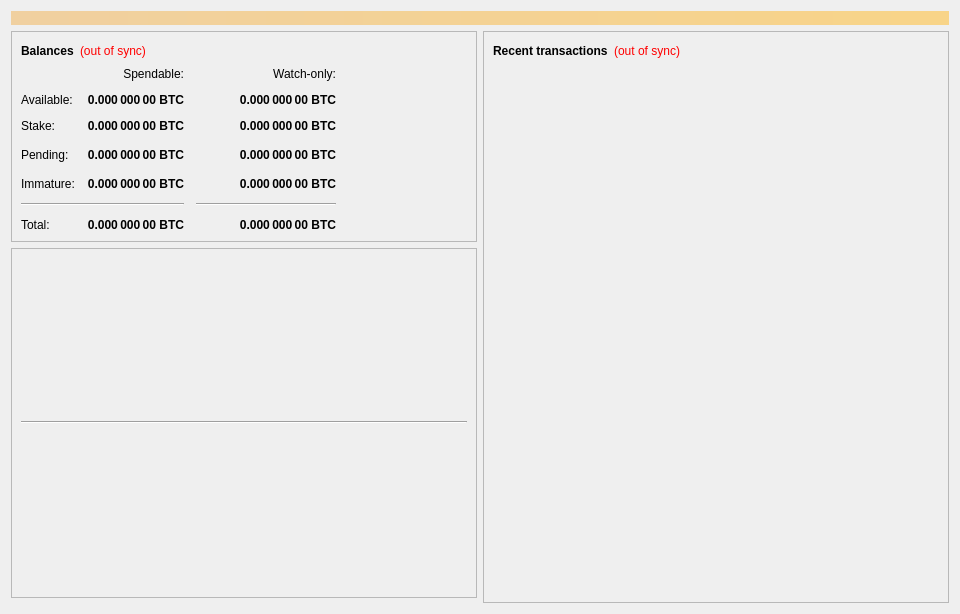
<?xml version="1.0" encoding="UTF-8"?>
<ui version="4.0">
 <class>OverviewPage</class>
 <widget class="QWidget" name="OverviewPage">
  <property name="geometry">
   <rect>
    <x>0</x>
    <y>0</y>
    <width>960</width>
    <height>614</height>
   </rect>
  </property>
  <property name="minimumSize">
   <size>
    <width>960</width>
    <height>0</height>
   </size>
  </property>
  <property name="windowTitle">
   <string>Form</string>
  </property>
  <layout class="QVBoxLayout" name="topLayout">
   <item>
    <widget class="QLabel" name="labelAlerts">
     <property name="visible">
      <bool>true</bool>
     </property>
     <property name="styleSheet">
      <string notr="true">background-color: qlineargradient(x1: 0, y1: 0, x2: 1, y2: 0, stop:0 #F0D0A0, stop:1 #F8D488); color:#000000;</string>
     </property>
     <property name="wordWrap">
      <bool>true</bool>
     </property>
     <property name="margin">
      <number>3</number>
     </property>
    </widget>
   </item>
   <item>
    <layout class="QHBoxLayout" name="horizontalLayout" stretch="1,1">
     <item>
      <layout class="QVBoxLayout" name="verticalLayout_2">
       <item>
        <widget class="QFrame" name="frame">
         <property name="frameShape">
          <enum>QFrame::StyledPanel</enum>
         </property>
         <property name="frameShadow">
          <enum>QFrame::Raised</enum>
         </property>
         <layout class="QVBoxLayout" name="verticalLayout_4">
          <item>
           <layout class="QHBoxLayout" name="horizontalLayout_4">
            <item>
             <widget class="QLabel" name="label_5">
              <property name="font">
               <font>
                <weight>75</weight>
                <bold>true</bold>
               </font>
              </property>
              <property name="text">
               <string>Balances</string>
              </property>
             </widget>
            </item>
            <item>
             <widget class="QLabel" name="labelWalletStatus">
              <property name="cursor">
               <cursorShape>WhatsThisCursor</cursorShape>
              </property>
              <property name="toolTip">
               <string>The displayed information may be out of date. Your wallet automatically synchronizes with the Fdel network after a connection is established, but this process has not completed yet.</string>
              </property>
              <property name="styleSheet">
               <string notr="true">QLabel { color: red; }</string>
              </property>
              <property name="text">
               <string notr="true">(out of sync)</string>
              </property>
              <property name="alignment">
               <set>Qt::AlignLeading|Qt::AlignLeft|Qt::AlignVCenter</set>
              </property>
             </widget>
            </item>
            <item>
             <spacer name="horizontalSpacer_3">
              <property name="orientation">
               <enum>Qt::Horizontal</enum>
              </property>
              <property name="sizeHint" stdset="0">
               <size>
                <width>40</width>
                <height>20</height>
               </size>
              </property>
             </spacer>
            </item>
           </layout>
          </item>
          <item>
           <layout class="QGridLayout" name="gridLayout">
            <property name="spacing">
             <number>12</number>
            </property>
            <item row="3" column="2">
             <widget class="QLabel" name="labelWatchPending">
              <property name="font">
               <font>
                <weight>75</weight>
                <bold>true</bold>
               </font>
              </property>
              <property name="cursor">
               <cursorShape>IBeamCursor</cursorShape>
              </property>
              <property name="toolTip">
               <string>Unconfirmed transactions to watch-only addresses</string>
              </property>
              <property name="text">
               <string notr="true">0.000 000 00 BTC</string>
              </property>
              <property name="alignment">
               <set>Qt::AlignRight|Qt::AlignTrailing|Qt::AlignVCenter</set>
              </property>
              <property name="textInteractionFlags">
               <set>Qt::LinksAccessibleByMouse|Qt::TextSelectableByKeyboard|Qt::TextSelectableByMouse</set>
              </property>
             </widget>
            </item>
            <item row="3" column="1">
             <widget class="QLabel" name="labelUnconfirmed">
              <property name="font">
               <font>
                <weight>75</weight>
                <bold>true</bold>
               </font>
              </property>
              <property name="cursor">
               <cursorShape>IBeamCursor</cursorShape>
              </property>
              <property name="toolTip">
               <string>Total of transactions that have yet to be confirmed, and do not yet count toward the spendable balance</string>
              </property>
              <property name="text">
               <string notr="true">0.000 000 00 BTC</string>
              </property>
              <property name="alignment">
               <set>Qt::AlignRight|Qt::AlignTrailing|Qt::AlignVCenter</set>
              </property>
              <property name="textInteractionFlags">
               <set>Qt::LinksAccessibleByMouse|Qt::TextSelectableByKeyboard|Qt::TextSelectableByMouse</set>
              </property>
             </widget>
            </item>
            <item row="4" column="2">
             <widget class="QLabel" name="labelWatchImmature">
              <property name="font">
               <font>
                <weight>75</weight>
                <bold>true</bold>
               </font>
              </property>
              <property name="cursor">
               <cursorShape>IBeamCursor</cursorShape>
              </property>
              <property name="toolTip">
               <string>Mined balance in watch-only addresses that has not yet matured</string>
              </property>
              <property name="text">
               <string notr="true">0.000 000 00 BTC</string>
              </property>
              <property name="alignment">
               <set>Qt::AlignRight|Qt::AlignTrailing|Qt::AlignVCenter</set>
              </property>
              <property name="textInteractionFlags">
               <set>Qt::LinksAccessibleByMouse|Qt::TextSelectableByKeyboard|Qt::TextSelectableByMouse</set>
              </property>
             </widget>
            </item>
            <item row="5" column="0" colspan="2">
             <widget class="Line" name="lineSpendableBalance">
              <property name="orientation">
               <enum>Qt::Horizontal</enum>
              </property>
             </widget>
            </item>
            <item row="5" column="2">
             <widget class="Line" name="lineWatchBalance">
              <property name="sizePolicy">
               <sizepolicy hsizetype="Preferred" vsizetype="Fixed">
                <horstretch>0</horstretch>
                <verstretch>0</verstretch>
               </sizepolicy>
              </property>
              <property name="minimumSize">
               <size>
                <width>140</width>
                <height>0</height>
               </size>
              </property>
              <property name="orientation">
               <enum>Qt::Horizontal</enum>
              </property>
             </widget>
            </item>
            <item row="6" column="0">
             <widget class="QLabel" name="labelTotalText">
              <property name="text">
               <string>Total:</string>
              </property>
             </widget>
            </item>
            <item row="4" column="1">
             <widget class="QLabel" name="labelImmature">
              <property name="font">
               <font>
                <weight>75</weight>
                <bold>true</bold>
               </font>
              </property>
              <property name="cursor">
               <cursorShape>IBeamCursor</cursorShape>
              </property>
              <property name="toolTip">
               <string>Mined balance that has not yet matured</string>
              </property>
              <property name="text">
               <string notr="true">0.000 000 00 BTC</string>
              </property>
              <property name="alignment">
               <set>Qt::AlignRight|Qt::AlignTrailing|Qt::AlignVCenter</set>
              </property>
              <property name="textInteractionFlags">
               <set>Qt::LinksAccessibleByMouse|Qt::TextSelectableByKeyboard|Qt::TextSelectableByMouse</set>
              </property>
             </widget>
            </item>
            <item row="3" column="3">
             <spacer name="horizontalSpacer_2">
              <property name="orientation">
               <enum>Qt::Horizontal</enum>
              </property>
              <property name="sizeHint" stdset="0">
               <size>
                <width>40</width>
                <height>20</height>
               </size>
              </property>
             </spacer>
            </item>
            <item row="4" column="0">
             <widget class="QLabel" name="labelImmatureText">
              <property name="text">
               <string>Immature:</string>
              </property>
             </widget>
            </item>
            <item row="6" column="1">
             <widget class="QLabel" name="labelTotal">
              <property name="font">
               <font>
                <weight>75</weight>
                <bold>true</bold>
               </font>
              </property>
              <property name="cursor">
               <cursorShape>IBeamCursor</cursorShape>
              </property>
              <property name="toolTip">
               <string>Your current total balance</string>
              </property>
              <property name="text">
               <string notr="true">0.000 000 00 BTC</string>
              </property>
              <property name="alignment">
               <set>Qt::AlignRight|Qt::AlignTrailing|Qt::AlignVCenter</set>
              </property>
              <property name="textInteractionFlags">
               <set>Qt::LinksAccessibleByMouse|Qt::TextSelectableByKeyboard|Qt::TextSelectableByMouse</set>
              </property>
             </widget>
            </item>
            <item row="6" column="2">
             <widget class="QLabel" name="labelWatchTotal">
              <property name="font">
               <font>
                <weight>75</weight>
                <bold>true</bold>
               </font>
              </property>
              <property name="cursor">
               <cursorShape>IBeamCursor</cursorShape>
              </property>
              <property name="toolTip">
               <string>Current total balance in watch-only addresses</string>
              </property>
              <property name="text">
               <string notr="true">0.000 000 00 BTC</string>
              </property>
              <property name="alignment">
               <set>Qt::AlignRight|Qt::AlignTrailing|Qt::AlignVCenter</set>
              </property>
              <property name="textInteractionFlags">
               <set>Qt::LinksAccessibleByMouse|Qt::TextSelectableByKeyboard|Qt::TextSelectableByMouse</set>
              </property>
             </widget>
            </item>
            <item row="0" column="2">
             <widget class="QLabel" name="labelWatchonly">
              <property name="text">
               <string>Watch-only:</string>
              </property>
              <property name="alignment">
               <set>Qt::AlignRight|Qt::AlignTrailing|Qt::AlignVCenter</set>
              </property>
             </widget>
            </item>
            <item row="1" column="0">
             <widget class="QLabel" name="labelBalanceText">
              <property name="text">
               <string>Available:</string>
              </property>
             </widget>
            </item>
            <item row="1" column="1">
             <widget class="QLabel" name="labelBalance">
              <property name="font">
               <font>
                <weight>75</weight>
                <bold>true</bold>
               </font>
              </property>
              <property name="cursor">
               <cursorShape>IBeamCursor</cursorShape>
              </property>
              <property name="toolTip">
               <string>Your current spendable balance</string>
              </property>
              <property name="text">
               <string notr="true">0.000 000 00 BTC</string>
              </property>
              <property name="alignment">
               <set>Qt::AlignRight|Qt::AlignTrailing|Qt::AlignVCenter</set>
              </property>
              <property name="textInteractionFlags">
               <set>Qt::LinksAccessibleByMouse|Qt::TextSelectableByKeyboard|Qt::TextSelectableByMouse</set>
              </property>
             </widget>
            </item>
            <item row="2" column="0">
             <widget class="QLabel" name="label_10">
              <property name="text">
               <string>Stake:</string>
              </property>
             </widget>
            </item>
            <item row="2" column="1">
             <widget class="QLabel" name="labelStake">
              <property name="font">
               <font>
                <weight>75</weight>
                <bold>true</bold>
               </font>
              </property>
              <property name="cursor">
               <cursorShape>IBeamCursor</cursorShape>
              </property>
              <property name="toolTip">
               <string>Total of coins that was staked, and do not yet count toward the current balance</string>
              </property>
              <property name="text">
               <string notr="true">0.000 000 00 BTC</string>
              </property>
              <property name="alignment">
               <set>Qt::AlignRight|Qt::AlignTrailing|Qt::AlignVCenter</set>
              </property>
              <property name="textInteractionFlags">
               <set>Qt::LinksAccessibleByMouse|Qt::TextSelectableByKeyboard|Qt::TextSelectableByMouse</set>
              </property>
             </widget>
            </item>
            <item row="2" column="2">
             <widget class="QLabel" name="labelWatchStake">
              <property name="font">
               <font>
                <weight>75</weight>
                <bold>true</bold>
               </font>
              </property>
              <property name="cursor">
               <cursorShape>IBeamCursor</cursorShape>
              </property>
              <property name="toolTip">
               <string>Total of coins that was staked in watch-only addresses, and do not yet count toward the current watch-only balance</string>
              </property>
              <property name="text">
               <string notr="true">0.000 000 00 BTC</string>
              </property>
              <property name="alignment">
               <set>Qt::AlignRight|Qt::AlignTrailing|Qt::AlignVCenter</set>
              </property>
              <property name="textInteractionFlags">
               <set>Qt::LinksAccessibleByMouse|Qt::TextSelectableByKeyboard|Qt::TextSelectableByMouse</set>
              </property>
             </widget>
            </item>
            <item row="1" column="2">
             <widget class="QLabel" name="labelWatchAvailable">
              <property name="font">
               <font>
                <weight>75</weight>
                <bold>true</bold>
               </font>
              </property>
              <property name="cursor">
               <cursorShape>IBeamCursor</cursorShape>
              </property>
              <property name="toolTip">
               <string>Your current balance in watch-only addresses</string>
              </property>
              <property name="text">
               <string notr="true">0.000 000 00 BTC</string>
              </property>
              <property name="alignment">
               <set>Qt::AlignRight|Qt::AlignTrailing|Qt::AlignVCenter</set>
              </property>
              <property name="textInteractionFlags">
               <set>Qt::LinksAccessibleByMouse|Qt::TextSelectableByKeyboard|Qt::TextSelectableByMouse</set>
              </property>
             </widget>
            </item>
            <item row="3" column="0">
             <widget class="QLabel" name="labelPendingText">
              <property name="text">
               <string>Pending:</string>
              </property>
             </widget>
            </item>
            <item row="0" column="1">
             <widget class="QLabel" name="labelSpendable">
              <property name="text">
               <string>Spendable:</string>
              </property>
              <property name="alignment">
               <set>Qt::AlignRight|Qt::AlignTrailing|Qt::AlignVCenter</set>
              </property>
             </widget>
            </item>
           </layout>
          </item>
         </layout>
        </widget>
       </item>
       <item>
        <widget class="QFrame" name="frameDarksend">
         <property name="sizePolicy">
          <sizepolicy hsizetype="Expanding" vsizetype="Expanding">
           <horstretch>0</horstretch>
           <verstretch>0</verstretch>
          </sizepolicy>
         </property>
         <property name="minimumSize">
          <size>
           <width>0</width>
           <height>350</height>
          </size>
         </property>
         <property name="layoutDirection">
          <enum>Qt::LeftToRight</enum>
         </property>
         <property name="styleSheet">
          <string notr="true">background-image: url(:/images/splash);</string>
         </property>
         <property name="frameShape">
          <enum>QFrame::StyledPanel</enum>
         </property>
         <property name="frameShadow">
          <enum>QFrame::Raised</enum>
         </property>
         <layout class="QVBoxLayout" name="verticalLayout_5">
          <item>
           <layout class="QHBoxLayout" name="horizontalLayout_5"/>
          </item>
          <item>
           <widget class="Line" name="lineLastMessage">
            <property name="orientation">
             <enum>Qt::Horizontal</enum>
            </property>
           </widget>
          </item>
         </layout>
        </widget>
       </item>
       <item>
        <spacer name="verticalSpacer">
         <property name="orientation">
          <enum>Qt::Vertical</enum>
         </property>
         <property name="sizeHint" stdset="0">
          <size>
           <width>20</width>
           <height>40</height>
          </size>
         </property>
        </spacer>
       </item>
      </layout>
     </item>
     <item>
      <layout class="QVBoxLayout" name="verticalLayout_3">
       <item>
        <widget class="QFrame" name="frame_2">
         <property name="frameShape">
          <enum>QFrame::StyledPanel</enum>
         </property>
         <property name="frameShadow">
          <enum>QFrame::Raised</enum>
         </property>
         <layout class="QVBoxLayout" name="verticalLayout">
          <item>
           <layout class="QHBoxLayout" name="horizontalLayout_2">
            <item>
             <widget class="QLabel" name="label_4">
              <property name="font">
               <font>
                <weight>75</weight>
                <bold>true</bold>
               </font>
              </property>
              <property name="text">
               <string>Recent transactions</string>
              </property>
             </widget>
            </item>
            <item>
             <widget class="QLabel" name="labelTransactionsStatus">
              <property name="cursor">
               <cursorShape>WhatsThisCursor</cursorShape>
              </property>
              <property name="toolTip">
               <string>The displayed information may be out of date. Your wallet automatically synchronizes with the Fdel network after a connection is established, but this process has not completed yet.</string>
              </property>
              <property name="styleSheet">
               <string notr="true">QLabel { color: red; }</string>
              </property>
              <property name="text">
               <string notr="true">(out of sync)</string>
              </property>
              <property name="alignment">
               <set>Qt::AlignRight|Qt::AlignTrailing|Qt::AlignVCenter</set>
              </property>
             </widget>
            </item>
            <item>
             <spacer name="horizontalSpacer">
              <property name="orientation">
               <enum>Qt::Horizontal</enum>
              </property>
              <property name="sizeHint" stdset="0">
               <size>
                <width>40</width>
                <height>20</height>
               </size>
              </property>
             </spacer>
            </item>
           </layout>
          </item>
          <item>
           <widget class="QListView" name="listTransactions">
            <property name="styleSheet">
             <string notr="true">QListView { background: transparent; }</string>
            </property>
            <property name="frameShape">
             <enum>QFrame::NoFrame</enum>
            </property>
            <property name="verticalScrollBarPolicy">
             <enum>Qt::ScrollBarAlwaysOff</enum>
            </property>
            <property name="horizontalScrollBarPolicy">
             <enum>Qt::ScrollBarAlwaysOff</enum>
            </property>
            <property name="selectionMode">
             <enum>QAbstractItemView::NoSelection</enum>
            </property>
           </widget>
          </item>
         </layout>
        </widget>
       </item>
      </layout>
     </item>
    </layout>
   </item>
  </layout>
 </widget>
 <resources/>
 <connections/>
</ui>
